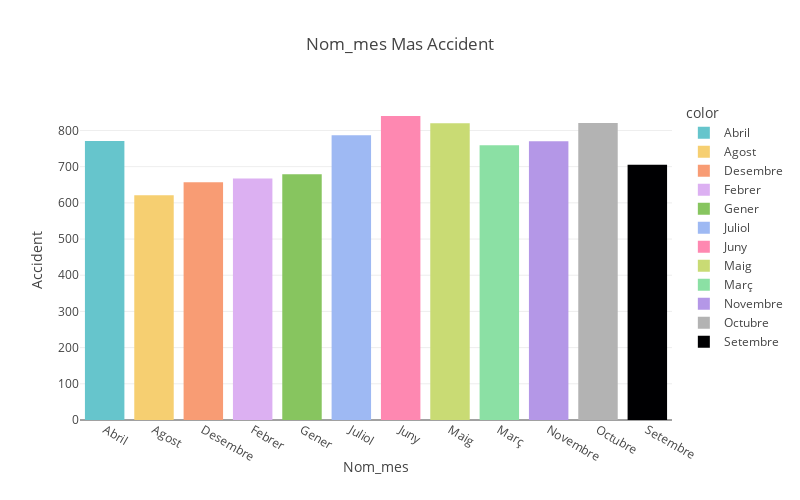

This figure's notebook cell:
### Code cell
mes_count = df['Nom_mes'].value_counts().sort_index()
colors = px.colors.qualitative.Pastel[:len(mes_count)]
color_map = {category: color for category, color in zip(mes_count.index, colors)}

fig = px.bar(x=mes_count.index, y=mes_count.values, 
             labels={'x': 'Nom_mes', 'y': 'Accident'},
             title='Nom_mes Mas Accident',
             height=500, width=800,
             color=mes_count.index,  
             color_discrete_map=color_map)

fig.show()

### Figure 1 — Plotly figure (JSON) as saved in the notebook; plotly's stock layout.template omitted (floating-point values rounded to 4 significant figures)
{"data": [{"alignmentgroup": "True", "hovertemplate": "color=Abril<br>Nom_mes=%{x}<br>Accident=%{y}<extra></extra>", "legendgroup": "Abril", "marker": {"color": "rgb(102, 197, 204)", "pattern": {"shape": ""}}, "name": "Abril", "offsetgroup": "Abril", "orientation": "v", "showlegend": true, "textposition": "auto", "x": ["Abril"], "xaxis": "x", "y": [771], "yaxis": "y", "type": "bar"}, {"alignmentgroup": "True", "hovertemplate": "color=Agost<br>Nom_mes=%{x}<br>Accident=%{y}<extra></extra>", "legendgroup": "Agost", "marker": {"color": "rgb(246, 207, 113)", "pattern": {"shape": ""}}, "name": "Agost", "offsetgroup": "Agost", "orientation": "v", "showlegend": true, "textposition": "auto", "x": ["Agost"], "xaxis": "x", "y": [621], "yaxis": "y", "type": "bar"}, {"alignmentgroup": "True", "hovertemplate": "color=Desembre<br>Nom_mes=%{x}<br>Accident=%{y}<extra></extra>", "legendgroup": "Desembre", "marker": {"color": "rgb(248, 156, 116)", "pattern": {"shape": ""}}, "name": "Desembre", "offsetgroup": "Desembre", "orientation": "v", "showlegend": true, "textposition": "auto", "x": ["Desembre"], "xaxis": "x", "y": [657], "yaxis": "y", "type": "bar"}, {"alignmentgroup": "True", "hovertemplate": "color=Febrer<br>Nom_mes=%{x}<br>Accident=%{y}<extra></extra>", "legendgroup": "Febrer", "marker": {"color": "rgb(220, 176, 242)", "pattern": {"shape": ""}}, "name": "Febrer", "offsetgroup": "Febrer", "orientation": "v", "showlegend": true, "textposition": "auto", "x": ["Febrer"], "xaxis": "x", "y": [667], "yaxis": "y", "type": "bar"}, {"alignmentgroup": "True", "hovertemplate": "color=Gener<br>Nom_mes=%{x}<br>Accident=%{y}<extra></extra>", "legendgroup": "Gener", "marker": {"color": "rgb(135, 197, 95)", "pattern": {"shape": ""}}, "name": "Gener", "offsetgroup": "Gener", "orientation": "v", "showlegend": true, "textposition": "auto", "x": ["Gener"], "xaxis": "x", "y": [679], "yaxis": "y", "type": "bar"}, {"alignmentgroup": "True", "hovertemplate": "color=Juliol<br>Nom_mes=%{x}<br>Accident=%{y}<extra></extra>", "legendgroup": "Juliol", "marker": {"color": "rgb(158, 185, 243)", "pattern": {"shape": ""}}, "name": "Juliol", "offsetgroup": "Juliol", "orientation": "v", "showlegend": true, "textposition": "auto", "x": ["Juliol"], "xaxis": "x", "y": [787], "yaxis": "y", "type": "bar"}, {"alignmentgroup": "True", "hovertemplate": "color=Juny<br>Nom_mes=%{x}<br>Accident=%{y}<extra></extra>", "legendgroup": "Juny", "marker": {"color": "rgb(254, 136, 177)", "pattern": {"shape": ""}}, "name": "Juny", "offsetgroup": "Juny", "orientation": "v", "showlegend": true, "textposition": "auto", "x": ["Juny"], "xaxis": "x", "y": [840], "yaxis": "y", "type": "bar"}, {"alignmentgroup": "True", "hovertemplate": "color=Maig<br>Nom_mes=%{x}<br>Accident=%{y}<extra></extra>", "legendgroup": "Maig", "marker": {"color": "rgb(201, 219, 116)", "pattern": {"shape": ""}}, "name": "Maig", "offsetgroup": "Maig", "orientation": "v", "showlegend": true, "textposition": "auto", "x": ["Maig"], "xaxis": "x", "y": [820], "yaxis": "y", "type": "bar"}, {"alignmentgroup": "True", "hovertemplate": "color=Març<br>Nom_mes=%{x}<br>Accident=%{y}<extra></extra>", "legendgroup": "Març", "marker": {"color": "rgb(139, 224, 164)", "pattern": {"shape": ""}}, "name": "Març", "offsetgroup": "Març", "orientation": "v", "showlegend": true, "textposition": "auto", "x": ["Març"], "xaxis": "x", "y": [759], "yaxis": "y", "type": "bar"}, {"alignmentgroup": "True", "hovertemplate": "color=Novembre<br>Nom_mes=%{x}<br>Accident=%{y}<extra></extra>", "legendgroup": "Novembre", "marker": {"color": "rgb(180, 151, 231)", "pattern": {"shape": ""}}, "name": "Novembre", "offsetgroup": "Novembre", "orientation": "v", "showlegend": true, "textposition": "auto", "x": ["Novembre"], "xaxis": "x", "y": [770], "yaxis": "y", "type": "bar"}, {"alignmentgroup": "True", "hovertemplate": "color=Octubre<br>Nom_mes=%{x}<br>Accident=%{y}<extra></extra>", "legendgroup": "Octubre", "marker": {"color": "rgb(179, 179, 179)", "pattern": {"shape": ""}}, "name": "Octubre", "offsetgroup": "Octubre", "orientation": "v", "showlegend": true, "textposition": "auto", "x": ["Octubre"], "xaxis": "x", "y": [821], "yaxis": "y", "type": "bar"}, {"alignmentgroup": "True", "hovertemplate": "color=Setembre<br>Nom_mes=%{x}<br>Accident=%{y}<extra></extra>", "legendgroup": "Setembre", "marker": {"color": "#000002", "pattern": {"shape": ""}}, "name": "Setembre", "offsetgroup": "Setembre", "orientation": "v", "showlegend": true, "textposition": "auto", "x": ["Setembre"], "xaxis": "x", "y": [705], "yaxis": "y", "type": "bar"}], "layout": {"xaxis": {"anchor": "y", "domain": [0.0, 1.0], "title": {"text": "Nom_mes"}}, "yaxis": {"anchor": "x", "domain": [0.0, 1.0], "title": {"text": "Accident"}}, "legend": {"title": {"text": "color"}, "tracegroupgap": 0}, "title": {"text": "Nom_mes Mas Accident"}, "barmode": "relative", "height": 500, "width": 800}}
